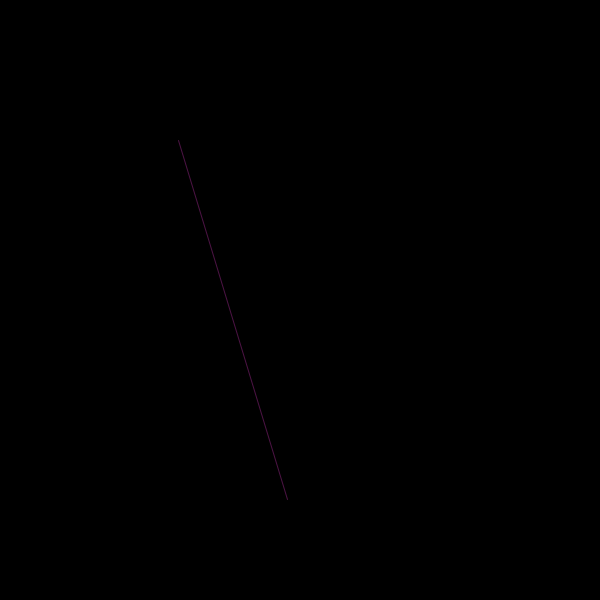
Frame 1 (no input)
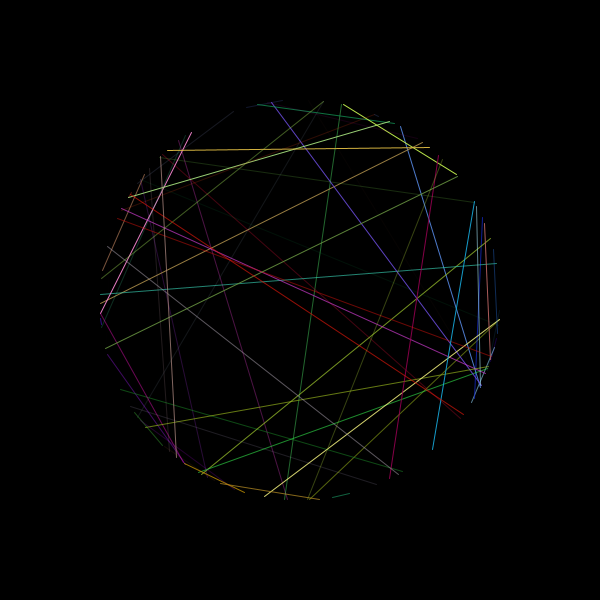
Frame 60 (the mouse pressed at the canvas centre just before this capture)
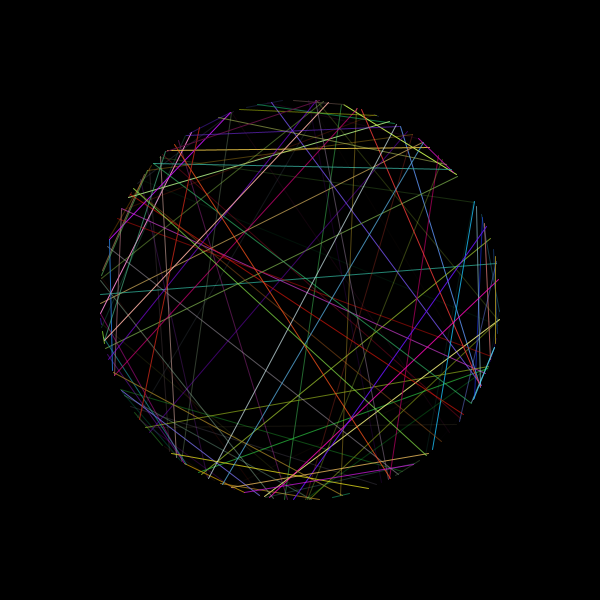
Frame 120 (the mouse held since frame 60 and released just before this capture)

The Processing sketch that drew these frames (run headless with seeded random() and noise(); from frame 60 on, the mouse is pressed at the canvas centre):

// Processing sketch: processing_69633
// ── processing_69633.pde

int rad = 200;
PVector v1, v2;
//float v1,v2

void setup()
{
  size (600, 600);
  smooth();
  strokeWeight (1);
  background (0);
}

void draw ()
{

  float angle = random (TWO_PI); 
  float angle2 = random (TWO_PI);

 v1 = new PVector (width/2 + cos (angle) * rad , height/2 + sin (angle) * rad);
 v2 = new PVector (width/2 + cos (angle2) * rad , height/2 + sin (angle2) * rad);

//  float v1 = (width/2 + cos (angle) * rad, height/2 + sin (angle) * rad);
//  float v2 = (width/2 + cos (angle2) * rad, height/2 + sin (angle2) * rad);

  noFill();
  stroke (random(255), random(255), random(255), random(255));
  line (v1.x, v1.y, v2.x, v2.y);
}
